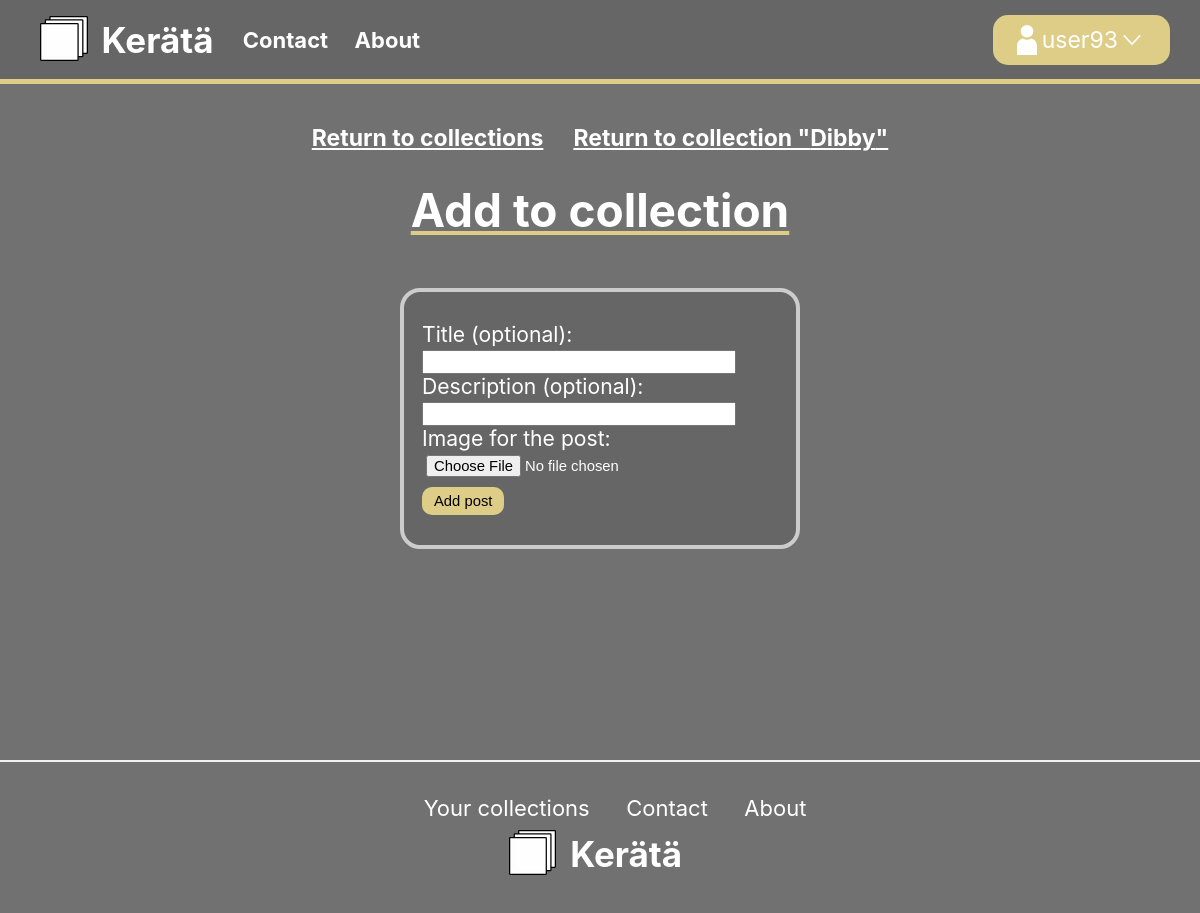
/addpostcontent?current_post_id=2 (signed in), run on an earlier commit of the app's database.
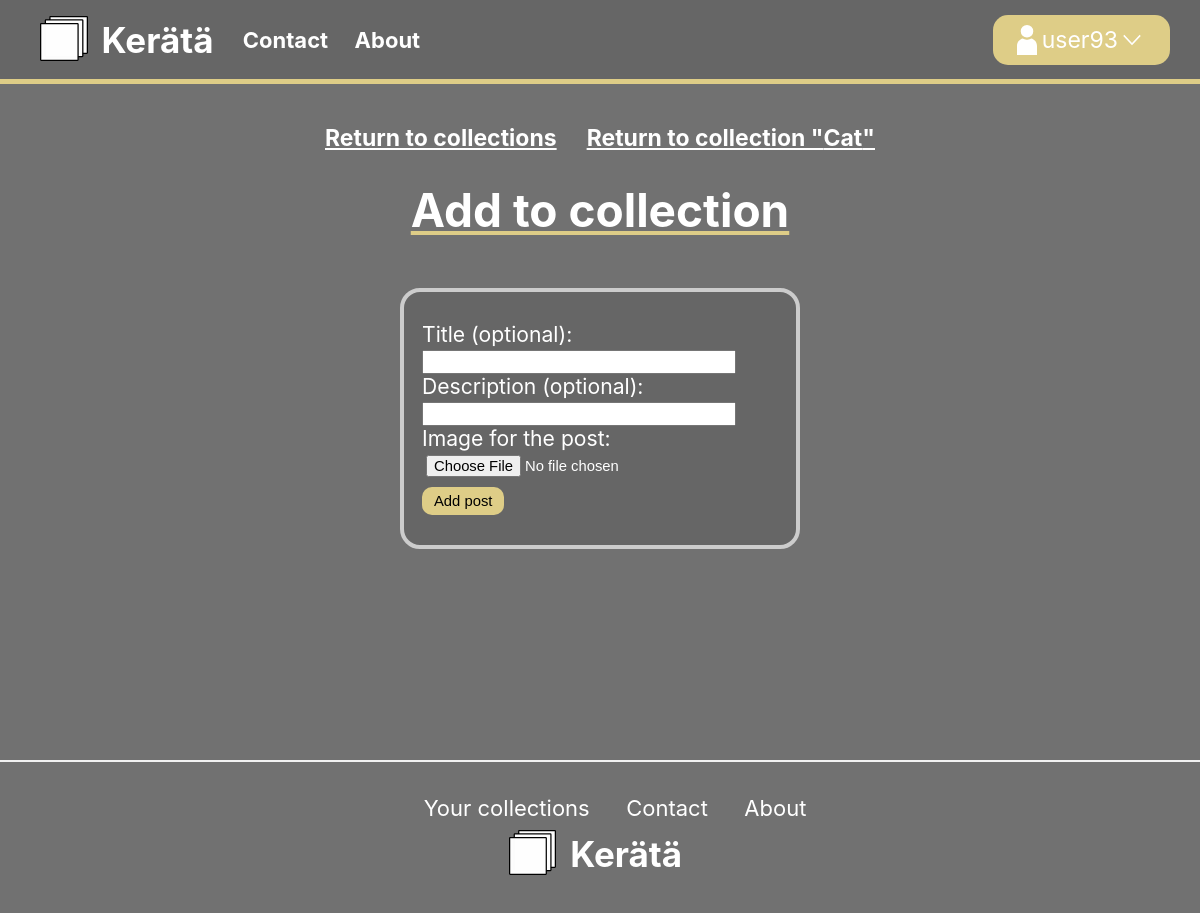
And on a later commit of the database.
### app/models.py (models this page shows, shortened)
class Post(db.Model): #Göra lista med alla posts i denna för detta ska vara en post som innehåller posts
    id = db.Column(db.Integer, primary_key=True)
    title = db.Column(db.String(32), index=True, unique=True)
    description = db.Column(db.String(100))
    timestamp = db.Column(db.DateTime, index=True, default=datetime.utcnow)
    user_id = db.Column(db.Integer, db.ForeignKey('user.id'))
    image = db.Column(db.String(64))

### app/routes.py (the view, shortened to what this page needs)
@app.route('/addpostcontent', methods=['GET', 'POST'])
@login_required
def addpostcontent():
    form = NewPostContentForm()
    current_post_id = int(request.args.get("current_post_id"))
    current_post = Post.query.get(current_post_id)
    return render_template('addpostcontent.html', title='Add new post', form=form, current_post=current_post)

### app/forms.py
class NewPostContentForm(FlaskForm):
    title = StringField('Title (optional)', validators=[validators.Length(max=30)])
    description = StringField('Description (optional)', validators=[validators.Length(max=200)])
    image = FileField('Image for the post', validators=[DataRequired()])
    submit = SubmitField('Add post')

### app/models.py (called while the page is built)
@login.user_loader
def load_user(id):
    return User.query.get(int(id))

### app/templates/addpostcontent.html (shortened to what this page needs)
{% extends "base.html" %}
{% block content %}
	<div class="collection-actions-container">
		<a href="{{ url_for('index') }}">Return to collections</a>
		<a href="{{ url_for('post_content', current_post_id=current_post.id) }}">Return to collection "{{ current_post.title }}"</a>
	</div>
	<h1>Add to collection</h1>
	<div class="form-container">
		<form action="" method="post" enctype="multipart/form-data">
			<p>
				{{ form.title.label }}:<br>
				{{ form.title(size=32) }}<br>
			</p>
			<p>
				{{ form.description.label }}:<br>
				{{ form.description(size=32) }}<br>
			</p>
			<p>
				{{form.image.label}}:<br>
				{{form.image(size=64)}} <br>
			</p>
			<p>{{ form.submit() }}</p>
		</form>
	</div>
{% endblock %}

What changed in the data, as far as the page shows it:
changed Post: title "Dibby" → "Cat"
